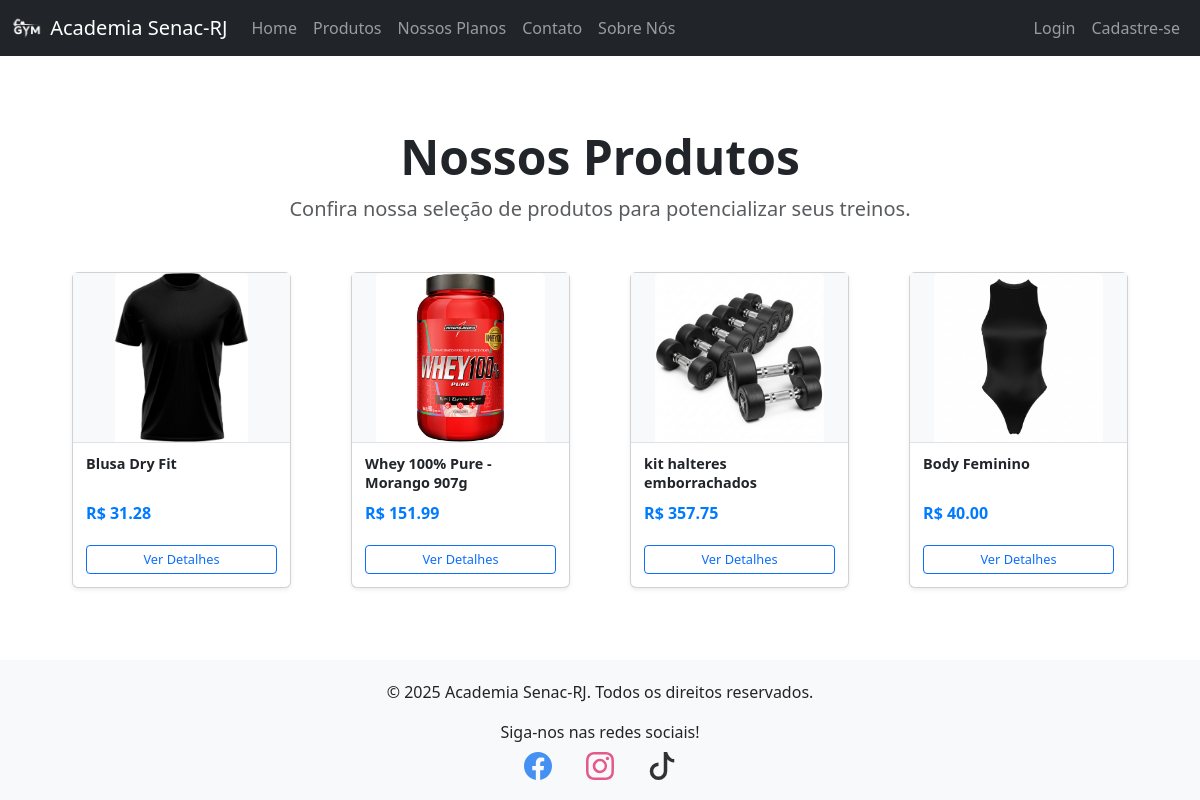
/produtos/, run on the app's committed database.
### app_academia/models.py (models this page shows, shortened)
class Produto(models.Model):
    nome_produto = models.CharField(max_length=100)
    valor = models.DecimalField(max_digits=10, decimal_places=2)
    imagem_produto = models.ImageField(upload_to='produtos_imagens/', blank=True, null=True)

### app_academia/views.py (the view)
# urls.py: path('produtos/', views.produtos_view, name='produtos'),
def produtos_view(request):
    produtos = Produto.objects.all()
    return render(request, 'app_academia/produtos.html', {'produtos': produtos})

### app_academia/templates/app_academia/produtos.html (shortened to what this page needs)
{% extends "app_academia/base.html" %}
{% block content %}
<div class="container py-5">
    <div class="text-center mb-5">
        <h1 class="display-5 fw-bold">Nossos Produtos</h1>
        <p class="lead text-muted">Confira nossa seleção de produtos para potencializar seus treinos.</p>
    </div>
    <div class="custom-product-grid">
        {% for produto_item in produtos %}
        <div class="custom-product-card-wrapper d-flex align-items-stretch">
            <div class="card h-100 shadow-sm product-card d-flex flex-column">
                <div class="product-image-container">
                    {% if produto_item.imagem_produto %}
                    <img src="{{ produto_item.imagem_produto.url }}" class="card-img-top product-image" alt="{{ produto_item.nome_produto }}">
                    {% else %}
                    <div class="product-image-placeholder d-flex align-items-center justify-content-center">
                        <span class="text-muted small">Sem Imagem</span>
                    </div>
                    {% endif %}
                </div>
                <div class="card-body d-flex flex-column flex-grow-1">
                    <h5 class="card-title product-title">{{ produto_item.nome_produto }}</h5>
                    <p class="card-text product-price">R$ {{ produto_item.valor|stringformat:".2f" }}</p>
                    <div class="mt-auto text-center pt-2">
                        <a href="{% url 'app_academia:em_construcao' %}" class="btn btn-sm btn-outline-primary product-button">Ver Detalhes</a>
                    </div>
                </div>
            </div>
        </div>
        {% empty %}
        <div class="col-12">
            <div class="alert alert-info text-center" role="alert">
                Nenhum produto cadastrado no momento.
            </div>
        </div>
        {% endfor %}
    </div>
</div>
{% endblock %}

### app_academia/templates/app_academia/base.html (shortened to what this page needs)
{% load static %}
<!DOCTYPE html>
<html lang="pt-br">
<head>
    <link href="https://cdn.jsdelivr.net/npm/bootstrap@5.3.0-alpha1/dist/css/bootstrap.min.css" rel="stylesheet">
    <link rel="stylesheet" href="{% static 'app_academia/css/style.css' %}">
</head>
<body>
    <nav class="navbar navbar-expand-lg navbar-dark bg-dark fixed-top">
        <div class="container-fluid">
            <a class="navbar-brand d-flex align-items-center" href="{% url 'app_academia:home' %}"><img src="{% static 'app_academia/img/logo.png' %}" alt="Academia SenacRJ Logo" height="30" class="me-2">Academia Senac-RJ</a>
            <div class="collapse navbar-collapse" id="navbarNav">
                <ul class="navbar-nav me-auto mb-2 mb-lg-0">
                    <li class="nav-item">
                        <a class="nav-link" href="{% url 'app_academia:home' %}">Home</a>
                    </li>
                    <li class="nav-item">
                        <a class="nav-link" href="{% url 'app_academia:produtos' %}">Produtos</a>
                    </li>
                    <li class="nav-item">
                        <a class="nav-link" href="{% url 'app_academia:planos' %}">Nossos Planos</a>
                    </li>
                    <li class="nav-item">
                        <a class="nav-link" href="{% url 'app_academia:contato' %}">Contato</a>
                    </li>
                    <li class="nav-item">
                        <a class="nav-link" href="{% url 'app_academia:sobre' %}">Sobre Nós</a>
                    </li>
                </ul>
                <ul class="navbar-nav ms-auto align-items-center">
                    {% if user.is_authenticated %}
                        <li class="nav-item">
                            <span class="navbar-text me-2">Olá, {{ user.first_name|default:user.username }}!</span>
                        </li>
                        <li class="nav-item">
                        <form id="logout-form" action="{% url 'app_academia:logout' %}" method="post" class="d-inline">
                            {% csrf_token %}
                            <button type="submit" class="nav-link btn btn-link" style="border: none; background: none; padding: 0; vertical-align: baseline;">Logout</button>
                        </form>
                    </li>
                    {% else %}
                        <li class="nav-item">
                            <a class="nav-link" href="{% url 'app_academia:login' %}">Login</a>
                        </li>
                        <li class="nav-item">
                            <a class="nav-link" href="{% url 'app_academia:cadastro_usuario' %}">Cadastre-se</a>
                        </li>
                    {% endif %}
                </ul>
            </div>
        </div>
    </nav>
    <main class="container mt-4 main-content">
        {% block content %}
        {% endblock %}
    </main>
        <footer class="footer">
        <div class="container">
            <p>© {% now "Y" %} Academia Senac-RJ. Todos os direitos reservados.</p>
            <div class="social-icons mt-3">
                <p class="mb-2">Siga-nos nas redes sociais!</p>
                <a href="{% url 'app_academia:em_construcao' %}" target="_blank" rel="noopener noreferrer" class="social-icon" id="facebook-icon" title="Facebook">
                </a>
                <a href="{% url 'app_academia:em_construcao' %}" target="_blank" rel="noopener noreferrer" class="social-icon" id="instagram-icon" title="Instagram">
                </a>
                <a href="{% url 'app_academia:em_construcao' %}" target="_blank" rel="noopener noreferrer" class="social-icon" id="tiktok-icon" title="TikTok">
                    <svg xmlns="http://www.w3.org/2000/svg" width="28" height="28" fill="currentColor" class="bi bi-tiktok" viewBox="0 0 16 16">
                        <path d="M9 0h1.98c.144.715.54 1.617 1.235 2.512C12.895 3.389 13.797 4 15 4v2c-1.753 0-3.07-.814-4-1.829V11a5 5 0 1 1-5-5v2a3 3 0 1 0 3 3V0Z"/>
                    </svg>
                </a>
            </div>
        </div>
    </footer>
</body>
</html>

### app_academia/static/app_academia/css/style.css (style rules this page uses)
body { padding-top: 56px; display: flex; flex-direction: column; min-height: 100vh; }
.main-content { flex: 1; }
.footer { background-color: #f8f9fa; padding: 20px 0; text-align: center; margin-top: auto; }
.social-icons a { margin: 0 15px; text-decoration: none; display: inline-block; }
.social-icons svg { transition: transform 0.2s ease-in-out, opacity 0.2s ease-in-out; opacity: 0.8; }
#facebook-icon svg { color: #1877F2; }
#instagram-icon svg { color: #E1306C; }
#tiktok-icon svg { color: #010101; }
.custom-product-grid { display: flex; flex-wrap: wrap; justify-content: space-around; gap: 1.5rem; padding: 0; }
.custom-product-card-wrapper { box-sizing: border-box; }
.custom-product-card-wrapper { flex-basis: 90%; margin-bottom: 1.5rem; }
@media (min-width: 576px) { .custom-product-card-wrapper { flex-basis: 40%; } }
@media (min-width: 768px) { .custom-product-card-wrapper { flex-basis: 28%; } }
@media (min-width: 992px) { .custom-product-card-wrapper { flex-basis: 20%; } }
.product-card .product-image-container { height: 170px; display: flex; align-items: center; justify-content: center; background-color: #f8f9fa; border-bottom: 1px solid #dee2e6; overflow: hidden; }
.product-card .product-image { max-height: 100%; max-width: 100%; object-fit: contain; width: auto; height: auto; }
.product-card .card-body { padding: 0.8rem; flex-grow: 1 !important; }
.product-card .product-title { font-size: 0.9rem; font-weight: 600; line-height: 1.3; margin-bottom: 0.5rem; height: 2.6em; display: -webkit-box; -webkit-line-clamp: 2; line-clamp: 2; -webkit-box-orient: vertical; overflow: hidden; text-overflow: ellipsis; }
.product-card .product-price { font-size: 1rem; font-weight: bold; color: #007bff; margin-bottom: 0.75rem; }
.product-card .product-button { font-size: 0.8rem; width: 100%; }
.product-card { transition: transform .2s ease-in-out, box-shadow .2s ease-in-out; width: 100%; }

### data on the page
Produto: imagem_produto (picture), nome_produto "Blusa Dry Fit", valor "31.28"
Produto: imagem_produto (picture), nome_produto "Whey 100% Pure - Morango 907g", valor "151.99"
Produto: imagem_produto (picture), nome_produto "kit halteres emborrachados", valor "357.75"
Produto: imagem_produto (picture), nome_produto "Body Feminino", valor "40.00"
